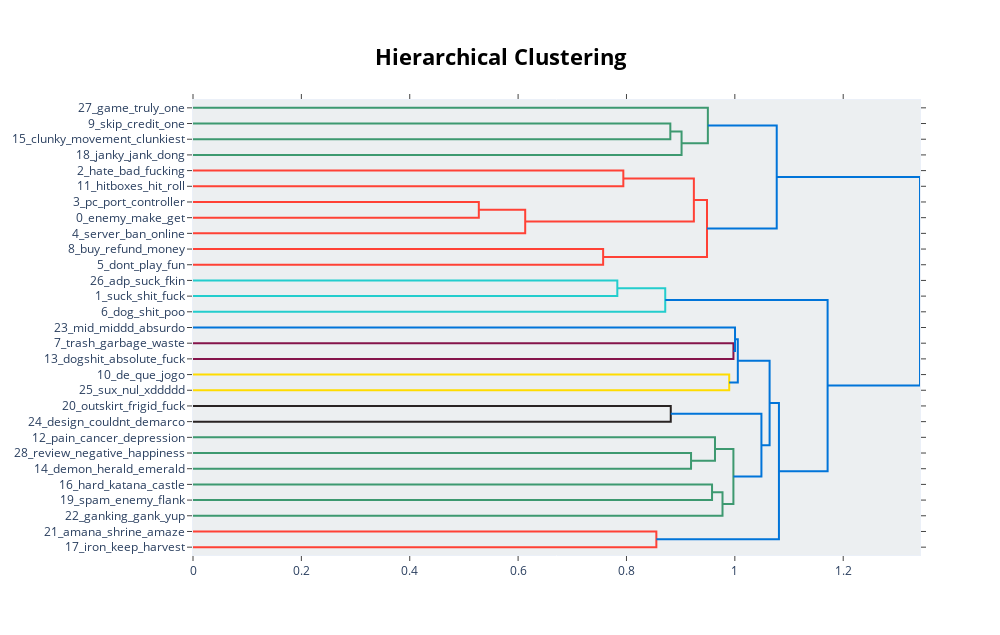

The notebook cell this image was saved under:
### Code cell
neg_topic_model.visualize_hierarchy()

### Figure 1 — Plotly figure (JSON) as saved in the notebook; plotly's stock layout.template omitted (floating-point values rounded to 4 significant figures)
{"data": [{"hoverinfo": "text", "marker": {"color": "rgb(61,153,112)"}, "mode": "lines", "type": "scatter", "x": [0, 0.8809, 0.8809, 0], "xaxis": "x", "y": [-15, -15, -25, -25], "yaxis": "y"}, {"hoverinfo": "text", "marker": {"color": "rgb(61,153,112)"}, "mode": "lines", "type": "scatter", "x": [0.8809, 0.9017, 0.9017, 0], "xaxis": "x", "y": [-20, -20, -35, -35], "yaxis": "y"}, {"hoverinfo": "text", "marker": {"color": "rgb(61,153,112)"}, "mode": "lines", "type": "scatter", "x": [0, 0.9502, 0.9502, 0.9017], "xaxis": "x", "y": [-5, -5, -27.5, -27.5], "yaxis": "y"}, {"hoverinfo": "text", "marker": {"color": "rgb(255,65,54)"}, "mode": "lines", "type": "scatter", "x": [0, 0.7942, 0.7942, 0], "xaxis": "x", "y": [-45, -45, -55, -55], "yaxis": "y"}, {"hoverinfo": "text", "marker": {"color": "rgb(255,65,54)"}, "mode": "lines", "type": "scatter", "x": [0, 0.5275, 0.5275, 0], "xaxis": "x", "y": [-65, -65, -75, -75], "yaxis": "y"}, {"hoverinfo": "text", "marker": {"color": "rgb(255,65,54)"}, "mode": "lines", "type": "scatter", "x": [0.5275, 0.6131, 0.6131, 0], "xaxis": "x", "y": [-70, -70, -85, -85], "yaxis": "y"}, {"hoverinfo": "text", "marker": {"color": "rgb(255,65,54)"}, "mode": "lines", "type": "scatter", "x": [0.7942, 0.9244, 0.9244, 0.6131], "xaxis": "x", "y": [-50, -50, -77.5, -77.5], "yaxis": "y"}, {"hoverinfo": "text", "marker": {"color": "rgb(255,65,54)"}, "mode": "lines", "type": "scatter", "x": [0, 0.7569, 0.7569, 0], "xaxis": "x", "y": [-95, -95, -105, -105], "yaxis": "y"}, {"hoverinfo": "text", "marker": {"color": "rgb(255,65,54)"}, "mode": "lines", "type": "scatter", "x": [0.9244, 0.9486, 0.9486, 0.7569], "xaxis": "x", "y": [-63.75, -63.75, -100, -100], "yaxis": "y"}, {"hoverinfo": "text", "marker": {"color": "rgb(0,116,217)"}, "mode": "lines", "type": "scatter", "x": [0.9502, 1.077, 1.077, 0.9486], "xaxis": "x", "y": [-16.25, -16.25, -81.88, -81.88], "yaxis": "y"}, {"hoverinfo": "text", "marker": {"color": "rgb(35,205,205)"}, "mode": "lines", "type": "scatter", "x": [0, 0.7831, 0.7831, 0], "xaxis": "x", "y": [-115, -115, -125, -125], "yaxis": "y"}, {"hoverinfo": "text", "marker": {"color": "rgb(35,205,205)"}, "mode": "lines", "type": "scatter", "x": [0.7831, 0.8716, 0.8716, 0], "xaxis": "x", "y": [-120, -120, -135, -135], "yaxis": "y"}, {"hoverinfo": "text", "marker": {"color": "rgb(133,20,75)"}, "mode": "lines", "type": "scatter", "x": [0, 0.9974, 0.9974, 0], "xaxis": "x", "y": [-155, -155, -165, -165], "yaxis": "y"}, {"hoverinfo": "text", "marker": {"color": "rgb(0,116,217)"}, "mode": "lines", "type": "scatter", "x": [0, 1.0, 1.0, 0.9974], "xaxis": "x", "y": [-145, -145, -160, -160], "yaxis": "y"}, {"hoverinfo": "text", "marker": {"color": "rgb(255,220,0)"}, "mode": "lines", "type": "scatter", "x": [0, 0.9896, 0.9896, 0], "xaxis": "x", "y": [-175, -175, -185, -185], "yaxis": "y"}, {"hoverinfo": "text", "marker": {"color": "rgb(0,116,217)"}, "mode": "lines", "type": "scatter", "x": [1.0, 1.006, 1.006, 0.9896], "xaxis": "x", "y": [-152.5, -152.5, -180, -180], "yaxis": "y"}, {"hoverinfo": "text", "marker": {"color": "rgb(40,35,35)"}, "mode": "lines", "type": "scatter", "x": [0, 0.8817, 0.8817, 0], "xaxis": "x", "y": [-195, -195, -205, -205], "yaxis": "y"}, {"hoverinfo": "text", "marker": {"color": "rgb(61,153,112)"}, "mode": "lines", "type": "scatter", "x": [0, 0.9192, 0.9192, 0], "xaxis": "x", "y": [-225, -225, -235, -235], "yaxis": "y"}, {"hoverinfo": "text", "marker": {"color": "rgb(61,153,112)"}, "mode": "lines", "type": "scatter", "x": [0, 0.9634, 0.9634, 0.9192], "xaxis": "x", "y": [-215, -215, -230, -230], "yaxis": "y"}, {"hoverinfo": "text", "marker": {"color": "rgb(61,153,112)"}, "mode": "lines", "type": "scatter", "x": [0, 0.9579, 0.9579, 0], "xaxis": "x", "y": [-245, -245, -255, -255], "yaxis": "y"}, {"hoverinfo": "text", "marker": {"color": "rgb(61,153,112)"}, "mode": "lines", "type": "scatter", "x": [0.9579, 0.9773, 0.9773, 0], "xaxis": "x", "y": [-250, -250, -265, -265], "yaxis": "y"}, {"hoverinfo": "text", "marker": {"color": "rgb(61,153,112)"}, "mode": "lines", "type": "scatter", "x": [0.9634, 0.9974, 0.9974, 0.9773], "xaxis": "x", "y": [-222.5, -222.5, -257.5, -257.5], "yaxis": "y"}, {"hoverinfo": "text", "marker": {"color": "rgb(0,116,217)"}, "mode": "lines", "type": "scatter", "x": [0.8817, 1.049, 1.049, 0.9974], "xaxis": "x", "y": [-200, -200, -240, -240], "yaxis": "y"}, {"hoverinfo": "text", "marker": {"color": "rgb(0,116,217)"}, "mode": "lines", "type": "scatter", "x": [1.006, 1.064, 1.064, 1.049], "xaxis": "x", "y": [-166.2, -166.2, -220, -220], "yaxis": "y"}, {"hoverinfo": "text", "marker": {"color": "rgb(255,65,54)"}, "mode": "lines", "type": "scatter", "x": [0, 0.8552, 0.8552, 0], "xaxis": "x", "y": [-275, -275, -285, -285], "yaxis": "y"}, {"hoverinfo": "text", "marker": {"color": "rgb(0,116,217)"}, "mode": "lines", "type": "scatter", "x": [1.064, 1.081, 1.081, 0.8552], "xaxis": "x", "y": [-193.1, -193.1, -280, -280], "yaxis": "y"}, {"hoverinfo": "text", "marker": {"color": "rgb(0,116,217)"}, "mode": "lines", "type": "scatter", "x": [0.8716, 1.171, 1.171, 1.081], "xaxis": "x", "y": [-127.5, -127.5, -236.6, -236.6], "yaxis": "y"}, {"hoverinfo": "text", "marker": {"color": "rgb(0,116,217)"}, "mode": "lines", "type": "scatter", "x": [1.077, 1.342, 1.342, 1.171], "xaxis": "x", "y": [-49.06, -49.06, -182.0, -182.0], "yaxis": "y"}], "layout": {"autosize": false, "height": 635, "hoverlabel": {"bgcolor": "white", "font": {"family": "Rockwell", "size": 16}}, "hovermode": "closest", "plot_bgcolor": "#ECEFF1", "showlegend": false, "title": {"font": {"color": "Black", "size": 22}, "text": "<b>Hierarchical Clustering</b>", "x": 0.5, "xanchor": "center", "yanchor": "top"}, "width": 1000, "xaxis": {"mirror": "allticks", "rangemode": "tozero", "showgrid": false, "showline": true, "showticklabels": true, "ticks": "outside", "type": "linear", "zeroline": false}, "yaxis": {"mirror": "allticks", "range": [-290, 0], "rangemode": "tozero", "showgrid": false, "showline": true, "showticklabels": true, "tickmode": "array", "ticks": "outside", "ticktext": ["27_game_truly_one", "9_skip_credit_one", "15_clunky_movement_clunkiest", "18_janky_jank_dong", "2_hate_bad_fucking", "11_hitboxes_hit_roll", "3_pc_port_controller", "0_enemy_make_get", "4_server_ban_online", "8_buy_refund_money", "5_dont_play_fun", "26_adp_suck_fkin", "1_suck_shit_fuck", "6_dog_shit_poo", "23_mid_middd_absurdo", "7_trash_garbage_waste", "13_dogshit_absolute_fuck", "10_de_que_jogo", "25_sux_nul_xddddd", "20_outskirt_frigid_fuck", "24_design_couldnt_demarco", "12_pain_cancer_depression", "28_review_negative_happiness", "14_demon_herald_emerald", "16_hard_katana_castle", "19_spam_enemy_flank", "22_ganking_gank_yup", "21_amana_shrine_amaze", "17_iron_keep_harvest"], "tickvals": [-5, -15, -25, -35, -45, -55, -65, -75, -85, -95, -105, -115, -125, -135, -145, -155, -165, -175, -185, -195, -205, -215, -225, -235, -245, -255, -265, -275, -285], "type": "linear", "zeroline": false}}}
